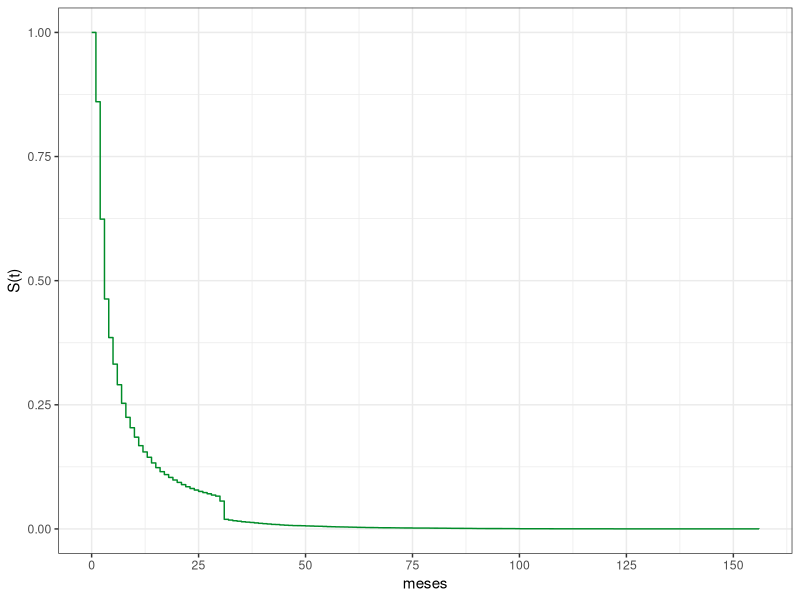
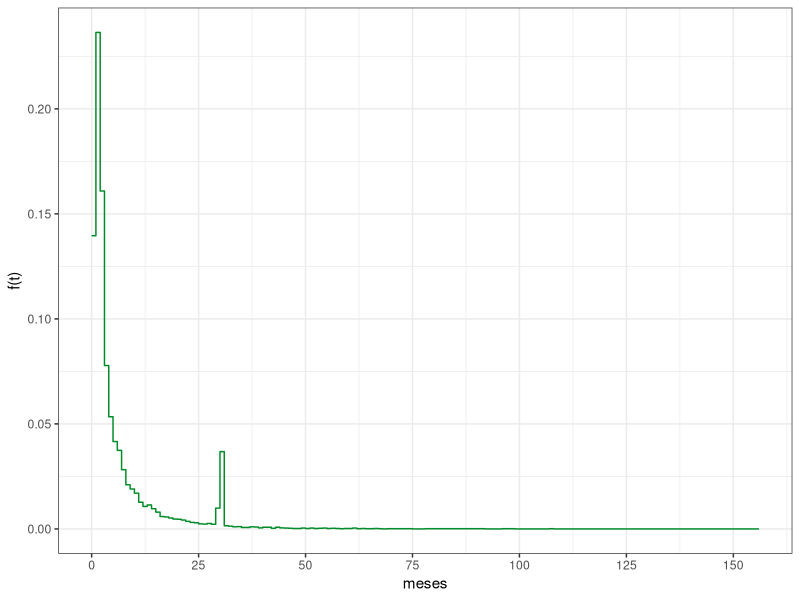
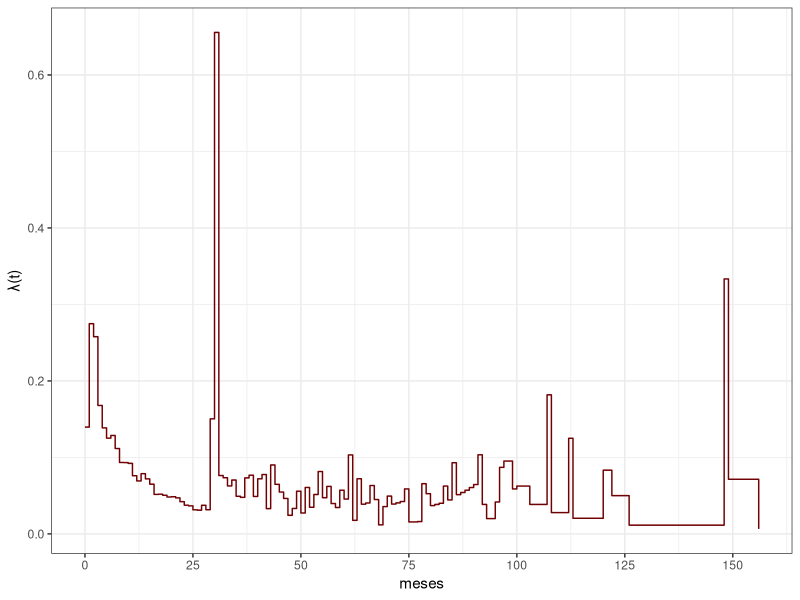
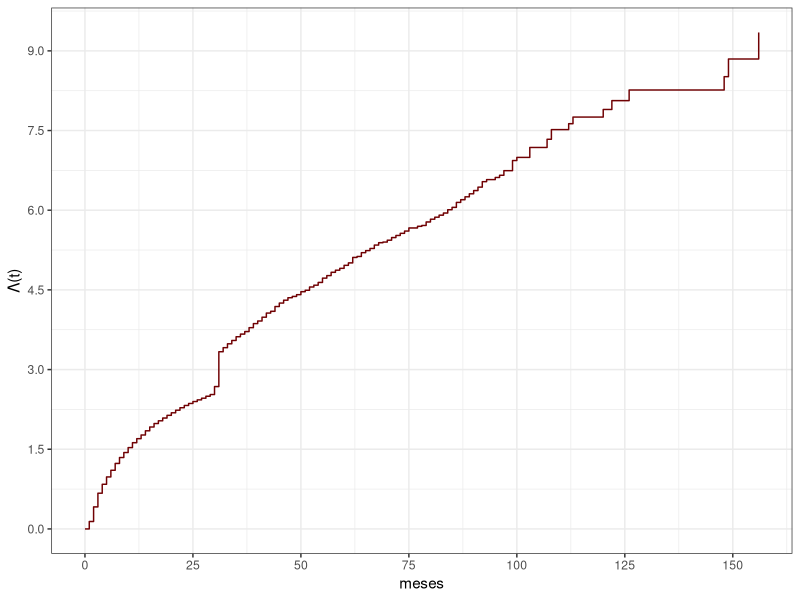

Generate these figures, in order, with R:
#AULA03-Pneumonia.R
#Minicurso - Análise de sobrevivência
#Universidade federal fluminense
#Instituto de matemática e estatística
#Bacharelado em estatística
#Minicurso: Análise de sobrevivência
#Semestre 2024.2
#Professora: Núbia Karla
#Programador: Pedro Frazão Dutra 
#Carregamento de pacotes necessários
require(tidyverse)
require(survival)

## Carregamento dos dados 
pneu = read_csv2(file = "pneumonia.csv")

## Selecionando só os que falharam (os que obteram alta)
pneu = pneu[pneu$alta == 1,]

## Montando tabela com os dados de sobrevivência gerados pela função survfit
k = survival::survfit(Surv(pneu$dias_perm,pneu$alta)~1, data = pneu)
tempo = k[["time"]]
R = k[["n.risk"]]
N = k[["n.event"]]
tabela = data.frame(tempo,R,N)
dimensao = dim(tabela)

## delta (tamanho do intervalo)
tabela$delta[1]=tabela$tempo[1]-0
for(i in 2:dimensao[1]){
  tabela$delta[i]=tabela$tempo[i]-tabela$tempo[i-1]
}

## Densidade
tabela$densidade=round(tabela$N/(tabela$R[1]*tabela$delta),4)

## Sobrevivência
tabela$sobrevivencia= round(tabela$R/tabela$R[1],4)

## Risco
tabela$λ = round(tabela$N/(tabela$R*tabela$delta),4)

## Risco acumulado
tabela$Λ[1] = 0
S = tabela$Λ[1] 
i = 2
while (i < (dimensao[1]+1)){
  S = round(S + (tabela$λ[i-1]*tabela$delta[i-1]),4)
  tabela$Λ[i] = S
  i = i + 1
}

## Limite inferior dos intervalos de tempo
tabela$limInf[1] = 0
for(i in 2:nrow(tabela)){
  tabela$limInf[i]= tabela$tempo[i-1]
}

## Curva de sobrevivência
ggplot(tabela, aes(limInf,sobrevivencia)) + geom_step(color = "#008c28") +
  scale_y_continuous(name= "S(t)") +
  scale_x_continuous(name= "meses", breaks = seq(0,200,25)) +
  theme_bw()

## Curva de densidade
ggplot(tabela, aes(limInf,densidade)) + geom_step(color = "#008c28") +
  scale_y_continuous(name = "f(t)",) +
  scale_x_continuous(name= "meses", breaks = seq(0,200,25)) +
  theme_bw()

## Curva de risco
ggplot(tabela, aes(limInf,λ)) + geom_step(color = "#700103") +
  scale_y_continuous(name= "λ(t)") +
  scale_x_continuous(name= "meses", breaks = seq(0,200,25)) +
  theme_bw()

## Curva de risco acumulado
ggplot(tabela, aes(limInf,Λ)) + geom_step(color = "#700103") +
  scale_y_continuous(name= "Λ(t)", breaks = seq(0,9.5,1.5)) +
  scale_x_continuous(name= "meses", breaks = seq(0,200,25)) +
  theme_bw()

## Terminação
